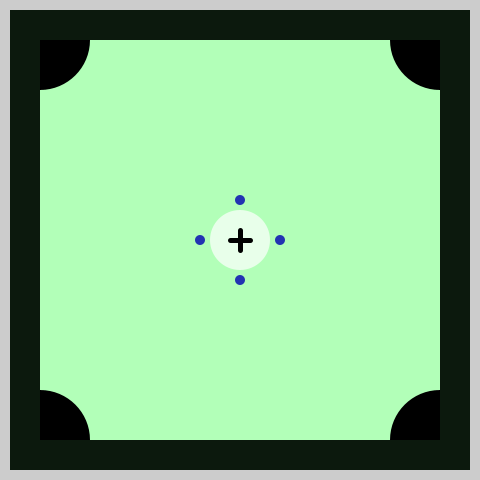
Frame 1 (no input)
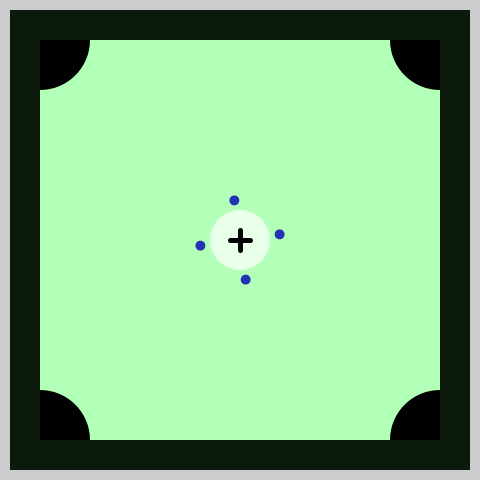
Frame 60 (the mouse pressed at the canvas centre just before this capture)
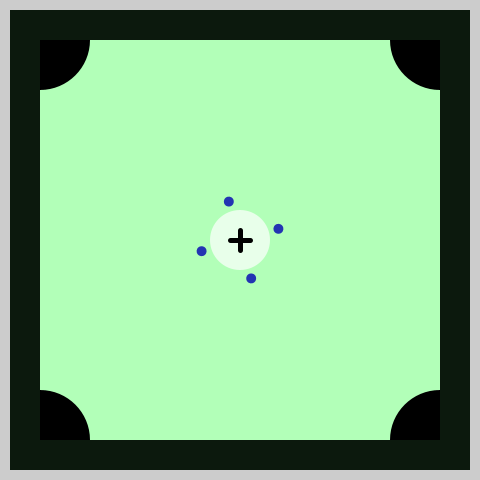
Frame 120 (the mouse held since frame 60 and released just before this capture)

The Processing sketch that drew these frames (run headless with seeded random() and noise(); from frame 60 on, the mouse is pressed at the canvas centre):

// Processing sketch: ballGame
// ── ballGame.pde
Ball theBall;
float x, y;
float theta = 0;
int n = 0;
boolean showCircle = true;
boolean isDragging = false;
boolean block = false;

void setup() {
  size(480, 480);
  colorMode(HSB, 360, 100, 100, 100);
  x = 240;
  y = 240;
  theBall = new Ball(40, random(0, 360));
}

void mouseReleased() {
  if ((x != 240 || y != 240 ) && showCircle && isDragging) {
    showCircle = false;
    isDragging = false;
    theBall.vX = (240-x + random(-1, 1))/8;
    theBall.vY = (240-y + random(-1, 1))/8;
    x = 240;
    y = 240;
    block = true;
  }
}

void keyReleased() {
  if (key == 'r') {
    showCircle = true;
    theBall.reset();
  }
}

void draw() {
  if (dist(mouseX, mouseY, 240, 240)<30 && mousePressed) {
    isDragging = true;
    theBall.x = mouseX;
    theBall.y = mouseY;
    theBall.diameter = 40;
  }
  noStroke();
  fill(125, 50, 10);
  rect(10, 10, 460, 460);
  fill(125, 30, 100);
  rect(40, 40, 400, 400);
  fill(0, 0, 0);
  arc(40, 40, 100, 100, 0, radians(90));
  arc(40, 440, 100, 100, radians(270), radians(360));
  arc(440, 40, 100, 100, radians(90), radians(180));
  arc(440, 440, 100, 100, radians(180), radians(270));  
  if (isDragging) {
    stroke(0);
    strokeWeight(5);
    if (dist(240, 240, mouseX, mouseY)<100) {
      x = mouseX;
      y = mouseY;
    } else {
      x = (mouseX - 240)/dist(240, 240, mouseX, mouseY)*100 + 240;
      y = (mouseY - 240)/dist(240, 240, mouseX, mouseY)*100 + 240;
    }
    theBall.x = x;
    theBall.y = y;
    line(x, y, 240, 240);
    noStroke();
  }
  if (showCircle) {
    fill(0, 0, 100, 70);
    ellipse(x, y, 60, 60);
    
    theta += (sq(240-x)+sq(240-y))/50000;
    
    pushMatrix();
    translate(x,y);
    fill(theBall.h,theBall.s,theBall.b);
    rotate(millis()/300 + theta);
    ellipse(0, 40, 10, 10);
    rotate(TWO_PI/4);
    ellipse(0, 40, 10, 10);
    rotate(TWO_PI/4);
    ellipse(0, 40, 10, 10);
    rotate(TWO_PI/4);
    ellipse(0, 40, 10, 10);
    popMatrix();
    
    stroke(0, 0, 0);
    strokeWeight(5);
    line(x-10, y, x+10, y);
    line(x, y-10, x, y+10);
  } else {
    if (n<=2){
      block = true;
    }
    theBall.move();
    theBall.display();
    
    fill(0);
    textAlign(CENTER, CENTER);
    textSize(36);
    if (n<=10) {
      text(str(n), 240, 238);
    } else {
      text(str(n)+"\nPress R to restart", 240, 238);
    }
  }
  if (block) {
    stroke(0);
    strokeWeight(12);
    line(70, 130, 130, 70);
    line(350, 410, 410, 350);
    line(70, 350, 130, 410);
    line(350, 70, 410, 130);
    noStroke();
  }
}

// ── Ball_Class.pde
class Ball {
  float x, y, vX, vY, diameter, h, s, b;
  color hsbColor; 
  Ball(float ddiameter, float hh) {
    x = 240;
    y = 240;
    vX = 0;
    vY = 0;
    diameter = ddiameter;
    h = hh;
    s = 80;
    b = 70;
  }
  void reset() {
    diameter = 0;
    vX = 0;
    vY = 0;
    h = random(0, 360);
    s = 80;
    b = 70;
    n = 0;
    block = false;
  }
  void move() {
    x += vX;
    y += vY;
    if (x<40+diameter/2 || x>440-diameter/2) {
      vX = -vX;
      vY += random(-0.1, 0.1);
      b = (b*10 + 10)/11;
      n++;
      //block = pow(-1, int(random(0, 3)))>0;
      block = false;
    }
    if (y<40+diameter/2 || y>440-diameter/2) {
      vY = -vY;
      vX += random(-0.1, 0.1);
      b = (b*10 + 10)/11;
      n++;
      //block = pow(-1, int(random(0, 3)))>0;
      block = false;
    }
    if (block&&(((abs(x-y+280)/sqrt(2))<20 && x+y-420>=0 && x+y-540<=0)||((abs(x-y-280)/sqrt(2))< 20 && x+y-420>=0 && x+y-540<=0))) {
      float temp1 = vX;
      float temp2 = vY;
      vY = temp1;
      vX = temp2;
      vX += random(-1, 1);
      vY += random(-1, 1);
      b = (b*10 + 10)/11;
      n++;
      //block = pow(-1, int(random(0, 3)))>0;
      //block = !block;
    }
    if (block&&(((abs(x+y-760)/sqrt(2))< 20 && x-y+60>=0 && x-y-60<=0)||((abs(x+y-200)/sqrt(2))< 20 && x-y+60>=0 && x-y-60<=0))) {
      float temp1 = vX;
      float temp2 = vY;
      vY = -temp1;
      vX = -temp2;
      vX += random(-1, 1);
      vY += random(-1, 1);
      b = (b*10 + 10)/11;
      n++;
      //block = pow(-1, int(random(0, 3)))>0;
      //block = !block;
    }
    if (dist(x, y, 40, 40)<40 || dist(x, y, 440, 40)<40 || dist(x, y, 40, 440)<40 || dist(x, y, 440, 440)<40) {
      reset();
      showCircle = true;
    }
  }
  void display() {
    fill(h, s, b, 100);
    ellipse(x, y, diameter, diameter);
  }
}
